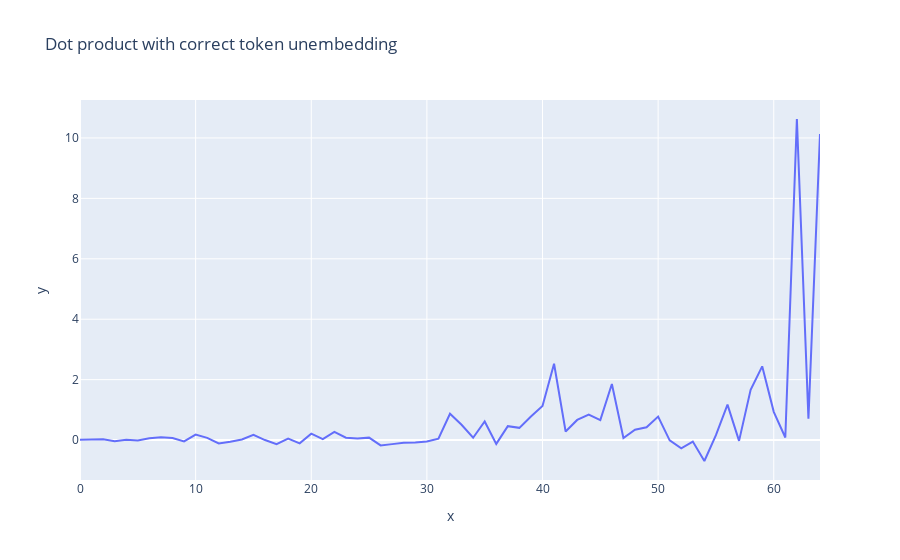
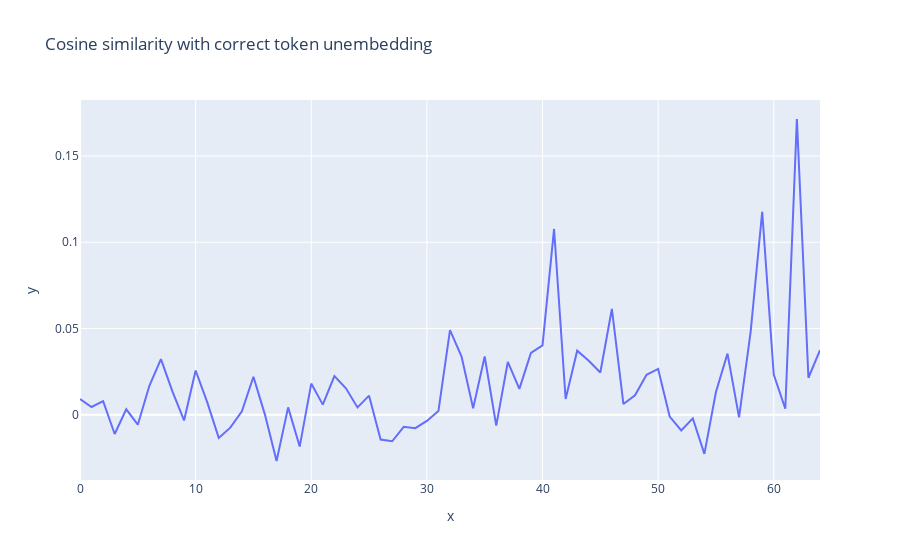
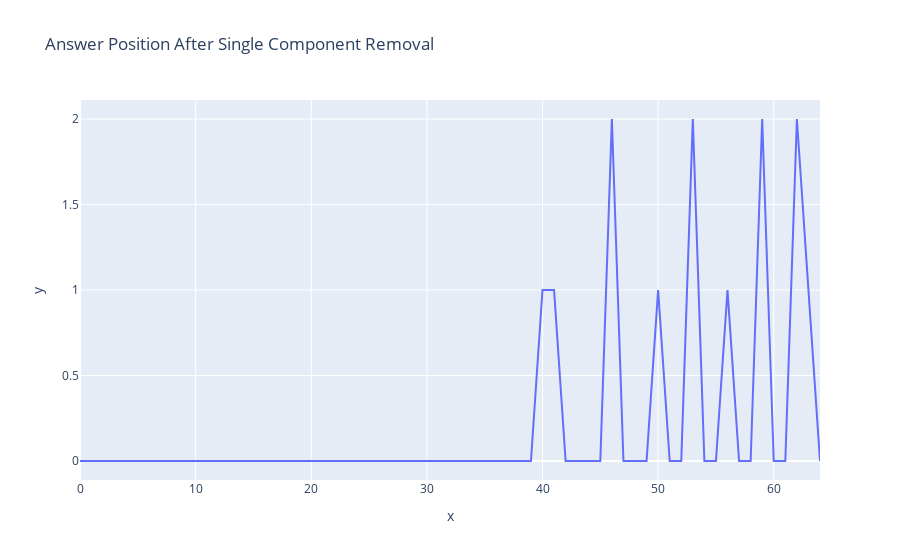
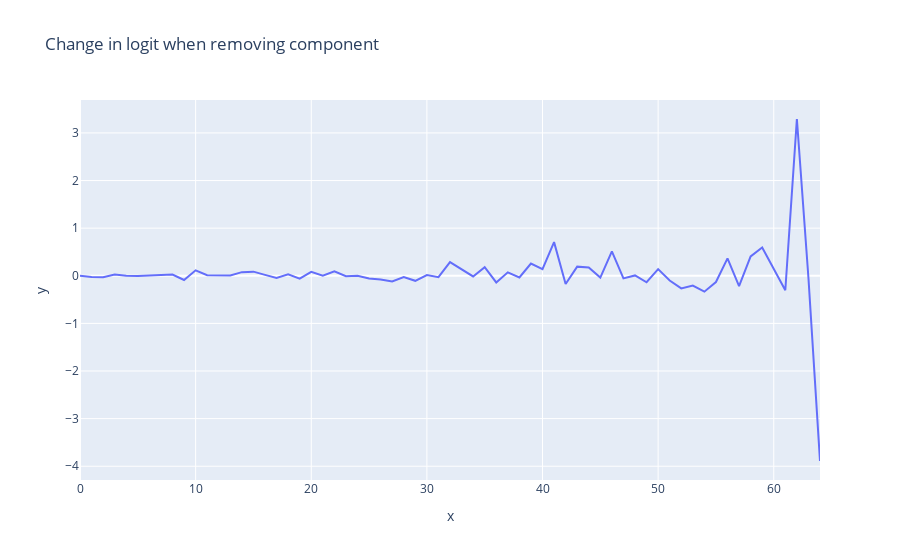

These figures' notebook cell, in order:
### Markdown cell above
### Individual Component Contribution Analysis

### Code cell
# Get each component contribution
per_component_residual, decomp_labels = interv_cache.decompose_resid(
    layer=-1, pos_slice=-1, return_labels=True
)

# Get Dot Product with Answer Embedding
dots_vocab = einsum("layer d_model, d_model --> layer", per_component_residual[:,-1,:], model.W_U[:,answer_tk])

# Get Cosine Sim
mult_norms = per_component_residual[:,-1,:].norm(dim=-1) * model.W_U[:,answer_tk].norm()
cos_vocab = dots_vocab/ mult_norms

# Perform direct effect on logit and rank calculation
# Get previous logit 
final = interv_cache['blocks.31.hook_resid_post'][0,-1].detach().clone()
prev_logits = model.unembed(model.ln_final(interv_cache['blocks.31.hook_resid_post'].detach().clone()))
print(prev_logits.shape)
correct_pos = []
logit_diff = []

for component in per_component_residual:
    final = interv_cache['blocks.31.hook_resid_post'][0,-1].detach().clone()
    final -= component[0]
    vocab_dist = vocab_project(model.ln_final(final), model)
    logit_diff.append(prev_logits[0,-1,answer_tk].cpu().item() - vocab_dist[answer_tk].cpu().item())
    pos = torch.where(vocab_dist.sort(descending=True).indices == answer_tk)[0].item()
    correct_pos.append(pos)
    

line(dots_vocab.cpu().numpy(), hover_name=decomp_labels, title="Dot product with correct token unembedding")
line(cos_vocab.cpu().numpy(), hover_name=decomp_labels, title="Cosine similarity with correct token unembedding")
line(correct_pos, hover_name=decomp_labels, title="Answer Position After Single Component Removal")
line(logit_diff, hover_name=decomp_labels, title="Change in logit when removing component")

### Figure 1 — Plotly figure (JSON) as saved in the notebook; plotly's stock layout.template omitted (floating-point values rounded to 4 significant figures)
{"data": [{"hovertemplate": "<b>%{hovertext}</b><br><br>x=%{x}<br>y=%{y}<extra></extra>", "hovertext": ["embed", "0_attn_out", "0_mlp_out", "1_attn_out", "1_mlp_out", "2_attn_out", "2_mlp_out", "3_attn_out", "3_mlp_out", "4_attn_out", "4_mlp_out", "5_attn_out", "5_mlp_out", "6_attn_out", "6_mlp_out", "7_attn_out", "7_mlp_out", "8_attn_out", "8_mlp_out", "9_attn_out", "9_mlp_out", "10_attn_out", "10_mlp_out", "11_attn_out", "11_mlp_out", "12_attn_out", "12_mlp_out", "13_attn_out", "13_mlp_out", "14_attn_out", "14_mlp_out", "15_attn_out", "15_mlp_out", "16_attn_out", "16_mlp_out", "17_attn_out", "17_mlp_out", "18_attn_out", "18_mlp_out", "19_attn_out", "19_mlp_out", "20_attn_out", "20_mlp_out", "21_attn_out", "21_mlp_out", "22_attn_out", "22_mlp_out", "23_attn_out", "23_mlp_out", "24_attn_out", "24_mlp_out", "25_attn_out", "25_mlp_out", "26_attn_out", "26_mlp_out", "27_attn_out", "27_mlp_out", "28_attn_out", "28_mlp_out", "29_attn_out", "29_mlp_out", "30_attn_out", "30_mlp_out", "31_attn_out", "31_mlp_out"], "legendgroup": "", "line": {"color": "#636efa", "dash": "solid"}, "marker": {"symbol": "circle"}, "mode": "lines", "name": "", "orientation": "v", "showlegend": false, "type": "scatter", "x": [0, 1, 2, 3, 4, 5, 6, 7, 8, 9, 10, 11, 12, 13, 14, 15, 16, 17, 18, 19, 20, 21, 22, 23, 24, 25, 26, 27, 28, 29, 30, 31, 32, 33, 34, 35, 36, 37, 38, 39, 40, 41, 42, 43, 44, 45, 46, 47, 48, 49, 50, 51, 52, 53, 54, 55, 56, 57, 58, 59, 60, 61, 62, 63, 64], "xaxis": "x", "y": [0.01123, 0.01303, 0.02411, -0.03964, 0.007397, -0.01326, 0.05746, 0.09485, 0.06432, -0.04532, 0.1799, 0.07123, -0.1114, -0.05915, 0.02019, 0.1711, -3.111e-05, -0.1339, 0.04613, -0.11, 0.2094, 0.02922, 0.268, 0.07836, 0.05054, 0.07959, -0.1764, -0.135, -0.09024, -0.07732, -0.04957, 0.04254, 0.8715, 0.5065, 0.07542, 0.6125, -0.1282, 0.46, 0.4034, 0.7769, 1.125, 2.526, 0.2839, 0.6653, 0.8437, 0.6586, 1.855, 0.0675, 0.34, 0.4203, 0.7766, -0.00909, -0.2759, -0.05024, -0.6937, 0.1618, 1.172, -0.02737, 1.666, 2.44, 0.9333, 0.08497, 10.63, 0.7088, 10.13], "yaxis": "y"}], "layout": {"autosize": true, "legend": {"tracegroupgap": 0}, "title": {"text": "Dot product with correct token unembedding"}, "xaxis": {"anchor": "y", "autorange": true, "domain": [0, 1], "range": [0, 64], "title": {"text": "x"}, "type": "linear"}, "yaxis": {"anchor": "x", "autorange": true, "domain": [0, 1], "range": [-1.323, 11.26], "title": {"text": "y"}, "type": "linear"}}}

### Figure 2 — Plotly figure (JSON) as saved in the notebook; plotly's stock layout.template omitted (floating-point values rounded to 4 significant figures)
{"data": [{"hovertemplate": "<b>%{hovertext}</b><br><br>x=%{x}<br>y=%{y}<extra></extra>", "hovertext": ["embed", "0_attn_out", "0_mlp_out", "1_attn_out", "1_mlp_out", "2_attn_out", "2_mlp_out", "3_attn_out", "3_mlp_out", "4_attn_out", "4_mlp_out", "5_attn_out", "5_mlp_out", "6_attn_out", "6_mlp_out", "7_attn_out", "7_mlp_out", "8_attn_out", "8_mlp_out", "9_attn_out", "9_mlp_out", "10_attn_out", "10_mlp_out", "11_attn_out", "11_mlp_out", "12_attn_out", "12_mlp_out", "13_attn_out", "13_mlp_out", "14_attn_out", "14_mlp_out", "15_attn_out", "15_mlp_out", "16_attn_out", "16_mlp_out", "17_attn_out", "17_mlp_out", "18_attn_out", "18_mlp_out", "19_attn_out", "19_mlp_out", "20_attn_out", "20_mlp_out", "21_attn_out", "21_mlp_out", "22_attn_out", "22_mlp_out", "23_attn_out", "23_mlp_out", "24_attn_out", "24_mlp_out", "25_attn_out", "25_mlp_out", "26_attn_out", "26_mlp_out", "27_attn_out", "27_mlp_out", "28_attn_out", "28_mlp_out", "29_attn_out", "29_mlp_out", "30_attn_out", "30_mlp_out", "31_attn_out", "31_mlp_out"], "legendgroup": "", "line": {"color": "#636efa", "dash": "solid"}, "marker": {"symbol": "circle"}, "mode": "lines", "name": "", "orientation": "v", "showlegend": false, "type": "scatter", "x": [0, 1, 2, 3, 4, 5, 6, 7, 8, 9, 10, 11, 12, 13, 14, 15, 16, 17, 18, 19, 20, 21, 22, 23, 24, 25, 26, 27, 28, 29, 30, 31, 32, 33, 34, 35, 36, 37, 38, 39, 40, 41, 42, 43, 44, 45, 46, 47, 48, 49, 50, 51, 52, 53, 54, 55, 56, 57, 58, 59, 60, 61, 62, 63, 64], "xaxis": "x", "y": [0.009164, 0.004552, 0.007967, -0.0111, 0.003219, -0.005725, 0.01686, 0.03225, 0.01349, -0.003234, 0.0257, 0.007355, -0.01338, -0.007409, 0.002075, 0.02209, -3.157e-06, -0.02674, 0.004322, -0.01839, 0.01811, 0.005927, 0.0224, 0.01537, 0.00429, 0.01113, -0.0143, -0.01531, -0.00696, -0.007698, -0.003518, 0.002274, 0.04915, 0.03378, 0.003775, 0.03381, -0.006258, 0.03064, 0.01507, 0.03593, 0.04024, 0.1077, 0.009202, 0.03719, 0.03137, 0.02453, 0.06136, 0.006249, 0.01137, 0.02323, 0.02659, -0.001006, -0.009059, -0.002013, -0.0226, 0.01325, 0.03549, -0.001496, 0.04809, 0.1177, 0.02341, 0.003546, 0.1714, 0.02149, 0.03743], "yaxis": "y"}], "layout": {"autosize": true, "legend": {"tracegroupgap": 0}, "title": {"text": "Cosine similarity with correct token unembedding"}, "xaxis": {"anchor": "y", "autorange": true, "domain": [0, 1], "range": [0, 64], "title": {"text": "x"}, "type": "linear"}, "yaxis": {"anchor": "x", "autorange": true, "domain": [0, 1], "range": [-0.03775, 0.1824], "title": {"text": "y"}, "type": "linear"}}}

### Figure 3 — Plotly figure (JSON) as saved in the notebook; plotly's stock layout.template omitted (floating-point values rounded to 4 significant figures)
{"data": [{"hovertemplate": "<b>%{hovertext}</b><br><br>x=%{x}<br>y=%{y}<extra></extra>", "hovertext": ["embed", "0_attn_out", "0_mlp_out", "1_attn_out", "1_mlp_out", "2_attn_out", "2_mlp_out", "3_attn_out", "3_mlp_out", "4_attn_out", "4_mlp_out", "5_attn_out", "5_mlp_out", "6_attn_out", "6_mlp_out", "7_attn_out", "7_mlp_out", "8_attn_out", "8_mlp_out", "9_attn_out", "9_mlp_out", "10_attn_out", "10_mlp_out", "11_attn_out", "11_mlp_out", "12_attn_out", "12_mlp_out", "13_attn_out", "13_mlp_out", "14_attn_out", "14_mlp_out", "15_attn_out", "15_mlp_out", "16_attn_out", "16_mlp_out", "17_attn_out", "17_mlp_out", "18_attn_out", "18_mlp_out", "19_attn_out", "19_mlp_out", "20_attn_out", "20_mlp_out", "21_attn_out", "21_mlp_out", "22_attn_out", "22_mlp_out", "23_attn_out", "23_mlp_out", "24_attn_out", "24_mlp_out", "25_attn_out", "25_mlp_out", "26_attn_out", "26_mlp_out", "27_attn_out", "27_mlp_out", "28_attn_out", "28_mlp_out", "29_attn_out", "29_mlp_out", "30_attn_out", "30_mlp_out", "31_attn_out", "31_mlp_out"], "legendgroup": "", "line": {"color": "#636efa", "dash": "solid"}, "marker": {"symbol": "circle"}, "mode": "lines", "name": "", "orientation": "v", "showlegend": false, "type": "scatter", "x": [0, 1, 2, 3, 4, 5, 6, 7, 8, 9, 10, 11, 12, 13, 14, 15, 16, 17, 18, 19, 20, 21, 22, 23, 24, 25, 26, 27, 28, 29, 30, 31, 32, 33, 34, 35, 36, 37, 38, 39, 40, 41, 42, 43, 44, 45, 46, 47, 48, 49, 50, 51, 52, 53, 54, 55, 56, 57, 58, 59, 60, 61, 62, 63, 64], "xaxis": "x", "y": [0, 0, 0, 0, 0, 0, 0, 0, 0, 0, 0, 0, 0, 0, 0, 0, 0, 0, 0, 0, 0, 0, 0, 0, 0, 0, 0, 0, 0, 0, 0, 0, 0, 0, 0, 0, 0, 0, 0, 0, 1, 1, 0, 0, 0, 0, 2, 0, 0, 0, 1, 0, 0, 2, 0, 0, 1, 0, 0, 2, 0, 0, 2, 1, 0], "yaxis": "y"}], "layout": {"autosize": true, "legend": {"tracegroupgap": 0}, "title": {"text": "Answer Position After Single Component Removal"}, "xaxis": {"anchor": "y", "autorange": true, "domain": [0, 1], "range": [0, 64], "title": {"text": "x"}, "type": "linear"}, "yaxis": {"anchor": "x", "autorange": true, "domain": [0, 1], "range": [-0.1111, 2.111], "title": {"text": "y"}, "type": "linear"}}}

### Figure 4 — Plotly figure (JSON) as saved in the notebook; plotly's stock layout.template omitted (floating-point values rounded to 4 significant figures)
{"data": [{"hovertemplate": "<b>%{hovertext}</b><br><br>x=%{x}<br>y=%{y}<extra></extra>", "hovertext": ["embed", "0_attn_out", "0_mlp_out", "1_attn_out", "1_mlp_out", "2_attn_out", "2_mlp_out", "3_attn_out", "3_mlp_out", "4_attn_out", "4_mlp_out", "5_attn_out", "5_mlp_out", "6_attn_out", "6_mlp_out", "7_attn_out", "7_mlp_out", "8_attn_out", "8_mlp_out", "9_attn_out", "9_mlp_out", "10_attn_out", "10_mlp_out", "11_attn_out", "11_mlp_out", "12_attn_out", "12_mlp_out", "13_attn_out", "13_mlp_out", "14_attn_out", "14_mlp_out", "15_attn_out", "15_mlp_out", "16_attn_out", "16_mlp_out", "17_attn_out", "17_mlp_out", "18_attn_out", "18_mlp_out", "19_attn_out", "19_mlp_out", "20_attn_out", "20_mlp_out", "21_attn_out", "21_mlp_out", "22_attn_out", "22_mlp_out", "23_attn_out", "23_mlp_out", "24_attn_out", "24_mlp_out", "25_attn_out", "25_mlp_out", "26_attn_out", "26_mlp_out", "27_attn_out", "27_mlp_out", "28_attn_out", "28_mlp_out", "29_attn_out", "29_mlp_out", "30_attn_out", "30_mlp_out", "31_attn_out", "31_mlp_out"], "legendgroup": "", "line": {"color": "#636efa", "dash": "solid"}, "marker": {"symbol": "circle"}, "mode": "lines", "name": "", "orientation": "v", "showlegend": false, "type": "scatter", "x": [0, 1, 2, 3, 4, 5, 6, 7, 8, 9, 10, 11, 12, 13, 14, 15, 16, 17, 18, 19, 20, 21, 22, 23, 24, 25, 26, 27, 28, 29, 30, 31, 32, 33, 34, 35, 36, 37, 38, 39, 40, 41, 42, 43, 44, 45, 46, 47, 48, 49, 50, 51, 52, 53, 54, 55, 56, 57, 58, 59, 60, 61, 62, 63, 64], "xaxis": "x", "y": [0.002752, -0.02678, -0.03005, 0.0266, 0.001817, -0.007291, 0.00542, 0.01465, 0.02552, -0.08909, 0.1144, 0.01294, 0.007974, 0.006356, 0.07658, 0.08663, 0.01933, -0.04444, 0.03009, -0.06004, 0.08369, 0.0002947, 0.09353, -0.009402, -0.00129, -0.0584, -0.07706, -0.1194, -0.02633, -0.1056, 0.01492, -0.02892, 0.2863, 0.134, -0.01409, 0.182, -0.1405, 0.07234, -0.03645, 0.2559, 0.1411, 0.7068, -0.1719, 0.1916, 0.173, -0.03747, 0.5135, -0.05451, 0.007017, -0.136, 0.1395, -0.1002, -0.2663, -0.2061, -0.3336, -0.131, 0.3642, -0.2195, 0.4057, 0.5938, 0.1602, -0.3047, 3.292, -0.04462, -3.89], "yaxis": "y"}], "layout": {"autosize": true, "legend": {"tracegroupgap": 0}, "title": {"text": "Change in logit when removing component"}, "xaxis": {"anchor": "y", "autorange": true, "domain": [0, 1], "range": [0, 64], "title": {"text": "x"}, "type": "linear"}, "yaxis": {"anchor": "x", "autorange": true, "domain": [0, 1], "range": [-4.289, 3.691], "title": {"text": "y"}, "type": "linear"}}}
